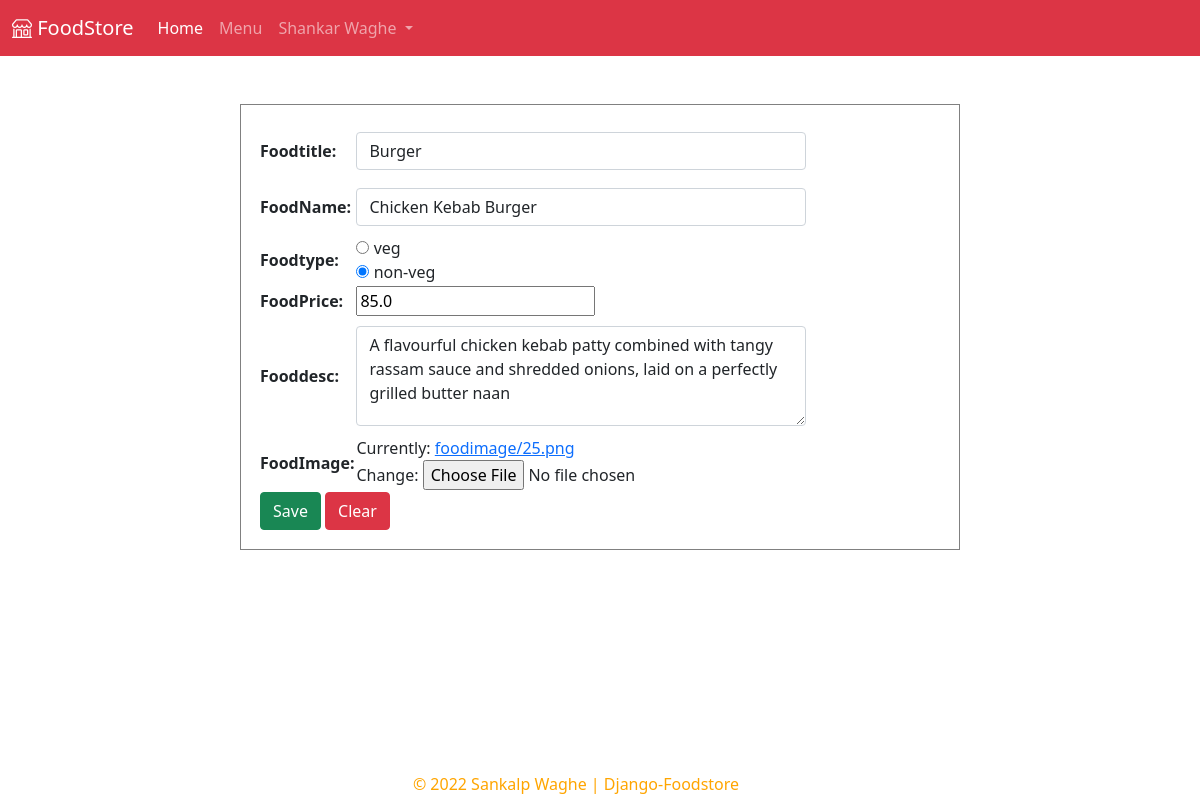
Page /food/updatefood/15 (signed in) on the committed database.
### account/models.py (models this page shows)
class MyUser(AbstractBaseUser):
    userId = models.BigAutoField(primary_key=True)
    first_name = models.CharField(max_length=50)
    last_name = models.CharField(max_length=50)
    contact = models.BigIntegerField(unique=True)
    user_Role = models.CharField(max_length=10)
    is_superuser = models.BooleanField(default=False)
    address = models.TextField()
    objects = MyUserManager()  # ? Manager created
    USERNAME_FIELD = "contact"
    REQUIRED_FIELDS = ("first_name", "last_name")

### food/models.py (models this page shows, shortened)
class Food(models.Model):
    foodId = models.AutoField(primary_key=True)
    foodTitle = models.CharField(max_length=20, default='Burger')
    foodName = models.CharField(max_length=50)
    foodType = models.CharField(max_length=10)
    foodPrice = models.FloatField()
    foodDesc = models.TextField()
    foodImage = models.ImageField(
        upload_to='foodimage/', default='NO-Image.jpg')

### food/views.py (the view)
# urls.py: path("updatefood/<int:pk>",FoodUpdateView.as_view(), name="updatefood"),
class FoodUpdateView(SuccessMessageMixin, UpdateView):
    model = Food
    form_class = FoodForm
    template_name = "food/foodform.html"
    success_message = 'Food is Updated Successfully...'
    success_url = reverse_lazy("foodlist")

### food/forms.py
class FoodForm(forms.ModelForm):
    CHOICES = (
        ('Veg', 'veg'),
        ('Non-Veg', 'non-veg'))
    foodType = forms.ChoiceField(
        widget=forms.RadioSelect,
        choices=CHOICES)
    foodDesc = forms.CharField(widget=forms.Textarea(attrs={
        "class": "form-control my-2",
        "style": "width:450px; height:100px"}))
    foodTitle = forms.CharField(widget=forms.TextInput(attrs={
        "class": "form-control my-2",
        "style": "width:450px; "}))
    class Meta:
        model = Food
        fields = '__all__'
        widgets = {
            'foodName': forms.TextInput(attrs={
                "class": "form-control my-2",
                "style": "width:450px; "
            }),
        }

### templates/food/foodform.html (shortened to what this page needs)
{% extends 'base.html' %} {% block title %}Food Form{% endblock title %}
{% block body %}
<div class="container my-5" style="margin:auto; width:60%; padding:10px; border:1px solid grey;">
  <form action="" method="post" enctype="multipart/form-data">
    <table class="my-2 ms-2">
      {{form.as_table}}
      <tr>
        <td colspan="2">
          <input class="btn btn-success" type="submit" value="Save" />
          <input class="btn btn-danger" type="reset" value="Clear" />
        </td>
      </tr>
    </table>
  </form>
</div>
{% endblock body %}

### templates/base.html (shortened to what this page needs)
<!DOCTYPE html>
<html lang="en">
  <head>
    <link
      href="https://cdn.jsdelivr.net/npm/bootstrap@5.0.2/dist/css/bootstrap.min.css"
      rel="stylesheet"
    />
    <link
      rel="stylesheet"
      href="https://cdn.jsdelivr.net/npm/bootstrap-icons@1.8.1/font/bootstrap-icons.css"
    />
  </head>
  <body>
    <nav class="navbar navbar-expand-lg navbar-dark bg-danger">
      <div class="container-fluid">
        <a class="navbar-brand" href="/"><i class="bi bi-shop"></i> FoodStore</a>
        <div class="collapse navbar-collapse" id="navbarSupportedContent">
          <ul class="navbar-nav me-auto mb-2 mb-lg-0">
            <li class="nav-item">
              <a class="nav-link active" aria-current="page" href="/food"
                >Home</a
              >
            </li>
            <li class="nav-item">
              <a class="nav-link" href="/food/foodlist">Menu</a>
            </li>
            <li class="nav-item dropdown">
              <a
                class="nav-link dropdown-toggle"
                href="#"
                id="navbarDropdown"
                role="button"
                data-bs-toggle="dropdown"
                aria-expanded="false"
              >
                {% if request.user.is_authenticated %}
                {{ request.user.first_name }} {{ request.user.last_name }}
                {% else%} Users {% endif %}
              </a>
            </li>
          </ul>
        </div>
      </div>
    </nav>
    {% block body %}{% endblock body %}
    <footer class=" text-muted text-small" style="position:fixed;left:0;bottom:0;width:100%;text-align:center;" >
      <p class="mb-1 me-5" style="color:orange;">&copy; 2022 Sankalp Waghe | Django-Foodstore</p>
    </footer>
  </body>
</html>

### rows in the picture
MyUser: user.first_name "Shankar", user.last_name "Waghe"
Food: foodTitle "Burger", foodName "Chicken Kebab Burger", foodType "☐ veg ☑ non-veg", foodPrice "85.0", foodDesc "A flavourful chicken kebab patty combined with tangy rassam sauce and shredded onions, laid on a perfectly grilled butter naan"
